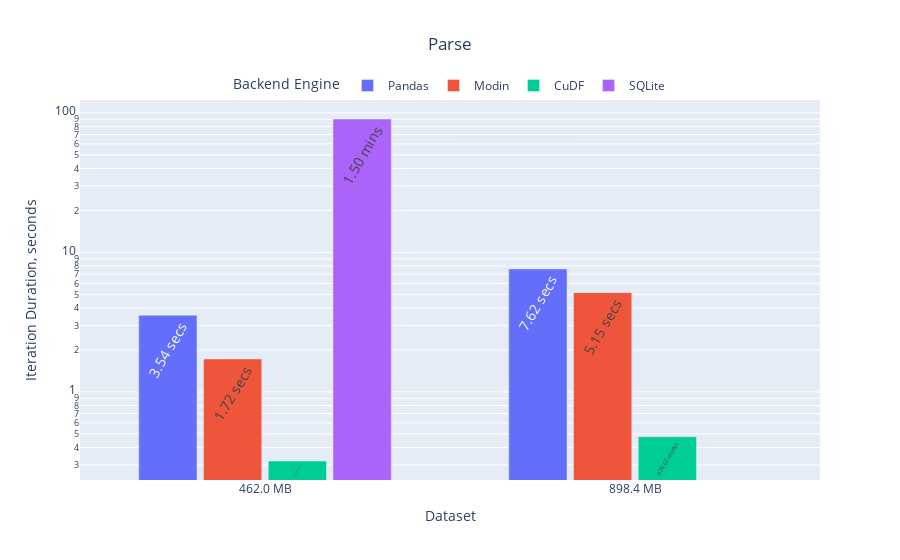
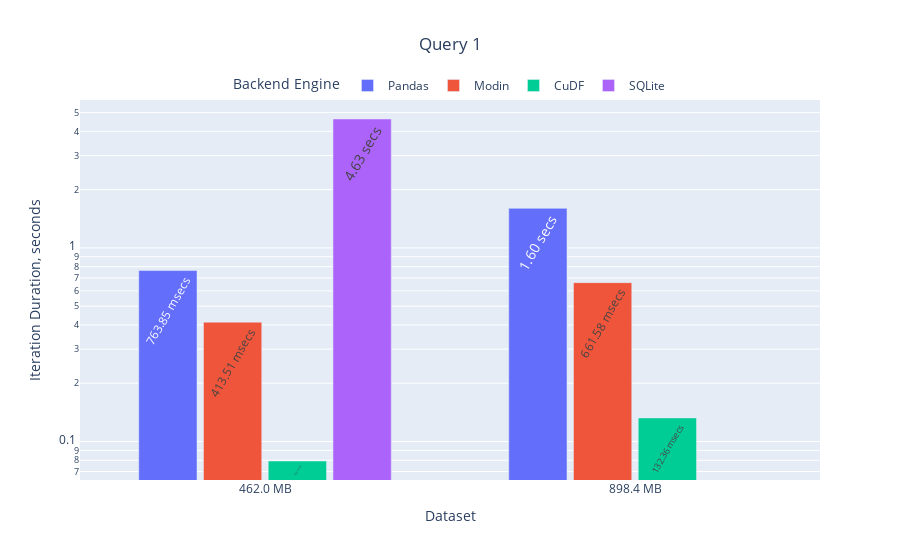
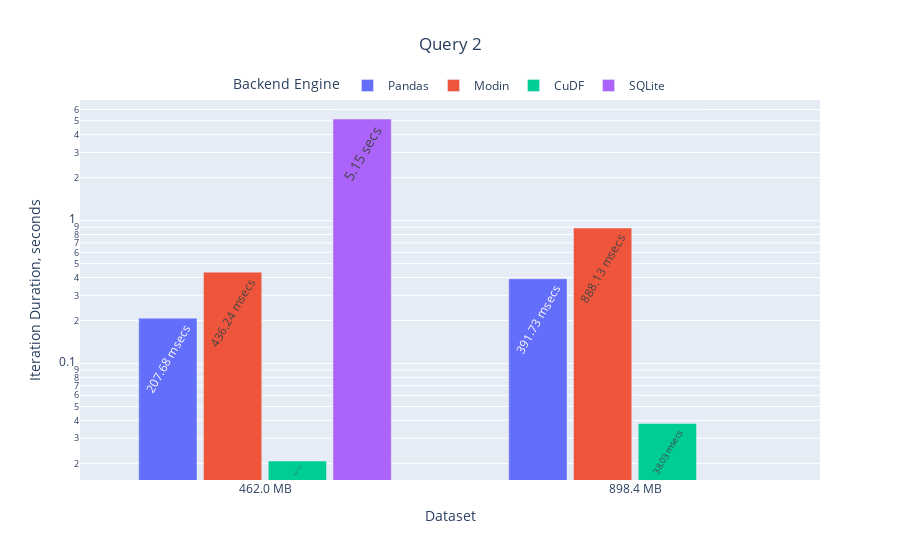
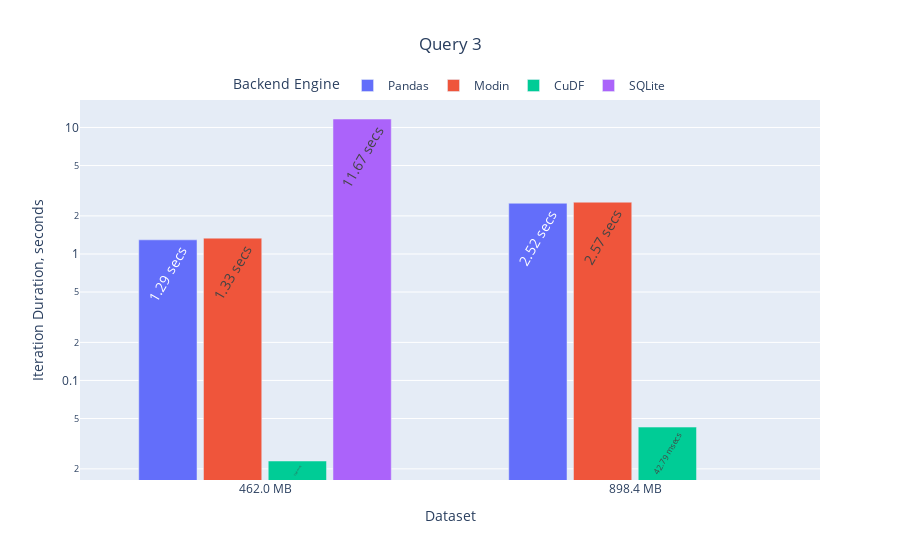

Write notebook code for charts like these, in order.
### Code cell
for name, group in benches.groupby(['Query']):
    if name == 'Close':
        continue

    # Docs:
    # https://plotly.com/python/bar-charts/
    fig = px.bar(
        group, 
        title=name,
        x='Dataset', 
        y='Iteration Duration, seconds',
        color='Backend Engine',
        barmode='group',
        text='Iteration Duration',
        log_y=True,
        # template ='ggplot2',
    )
    fig.update_layout(
        title_x=0.5,
        legend=dict(
            orientation='h',
            yanchor='bottom',
            y=1,
            x=0.5,
            xanchor='center',
        ),
        xaxis=dict(showgrid=False),
        yaxis=dict(showgrid=True),
        # paper_bgcolor='rgba(0,0,0,0)',
        # plot_bgcolor='rgba(0,0,0,0)',
        bargap=0.30,
        bargroupgap=0.10,
    )
    fig.update_traces(
        textfont_size=14,
        textangle=-60, 
        textposition='auto', 
        cliponaxis=False,
    )
    fig.show()

### Figure 1 — Plotly figure (JSON) as saved in the notebook; plotly's stock layout.template omitted (floating-point values rounded to 4 significant figures)
{"data": [{"alignmentgroup": "True", "cliponaxis": false, "hovertemplate": "Backend Engine=Pandas<br>Dataset=%{x}<br>Iteration Duration, seconds=%{y}<br>Iteration Duration=%{text}<extra></extra>", "legendgroup": "Pandas", "marker": {"color": "#636efa", "pattern": {"shape": ""}}, "name": "Pandas", "offsetgroup": "Pandas", "orientation": "v", "showlegend": true, "text": ["3.54 secs", "7.62 secs"], "textangle": -60, "textfont": {"size": 14}, "textposition": "auto", "type": "bar", "x": ["462.0 MB", "898.4 MB"], "xaxis": "x", "y": [3.544, 7.616], "yaxis": "y"}, {"alignmentgroup": "True", "cliponaxis": false, "hovertemplate": "Backend Engine=Modin<br>Dataset=%{x}<br>Iteration Duration, seconds=%{y}<br>Iteration Duration=%{text}<extra></extra>", "legendgroup": "Modin", "marker": {"color": "#EF553B", "pattern": {"shape": ""}}, "name": "Modin", "offsetgroup": "Modin", "orientation": "v", "showlegend": true, "text": ["1.72 secs", "5.15 secs"], "textangle": -60, "textfont": {"size": 14}, "textposition": "auto", "type": "bar", "x": ["462.0 MB", "898.4 MB"], "xaxis": "x", "y": [1.724, 5.15], "yaxis": "y"}, {"alignmentgroup": "True", "cliponaxis": false, "hovertemplate": "Backend Engine=CuDF<br>Dataset=%{x}<br>Iteration Duration, seconds=%{y}<br>Iteration Duration=%{text}<extra></extra>", "legendgroup": "CuDF", "marker": {"color": "#00cc96", "pattern": {"shape": ""}}, "name": "CuDF", "offsetgroup": "CuDF", "orientation": "v", "showlegend": true, "text": ["319.95 msecs", "476.62 msecs"], "textangle": -60, "textfont": {"size": 14}, "textposition": "auto", "type": "bar", "x": ["462.0 MB", "898.4 MB"], "xaxis": "x", "y": [0.32, 0.4766], "yaxis": "y"}, {"alignmentgroup": "True", "cliponaxis": false, "hovertemplate": "Backend Engine=SQLite<br>Dataset=%{x}<br>Iteration Duration, seconds=%{y}<br>Iteration Duration=%{text}<extra></extra>", "legendgroup": "SQLite", "marker": {"color": "#ab63fa", "pattern": {"shape": ""}}, "name": "SQLite", "offsetgroup": "SQLite", "orientation": "v", "showlegend": true, "text": ["1.50 mins"], "textangle": -60, "textfont": {"size": 14}, "textposition": "auto", "type": "bar", "x": ["462.0 MB"], "xaxis": "x", "y": [90.45], "yaxis": "y"}], "layout": {"bargap": 0.3, "bargroupgap": 0.1, "barmode": "group", "legend": {"orientation": "h", "title": {"text": "Backend Engine"}, "tracegroupgap": 0, "x": 0.5, "xanchor": "center", "y": 1, "yanchor": "bottom"}, "title": {"text": "Parse", "x": 0.5}, "xaxis": {"anchor": "y", "domain": [0, 1], "showgrid": false, "title": {"text": "Dataset"}}, "yaxis": {"anchor": "x", "domain": [0, 1], "showgrid": true, "title": {"text": "Iteration Duration, seconds"}, "type": "log"}}}

### Figure 2 — Plotly figure (JSON) as saved in the notebook; plotly's stock layout.template omitted (floating-point values rounded to 4 significant figures)
{"data": [{"alignmentgroup": "True", "cliponaxis": false, "hovertemplate": "Backend Engine=Pandas<br>Dataset=%{x}<br>Iteration Duration, seconds=%{y}<br>Iteration Duration=%{text}<extra></extra>", "legendgroup": "Pandas", "marker": {"color": "#636efa", "pattern": {"shape": ""}}, "name": "Pandas", "offsetgroup": "Pandas", "orientation": "v", "showlegend": true, "text": ["763.85 msecs", "1.60 secs"], "textangle": -60, "textfont": {"size": 14}, "textposition": "auto", "type": "bar", "x": ["462.0 MB", "898.4 MB"], "xaxis": "x", "y": [0.7639, 1.602], "yaxis": "y"}, {"alignmentgroup": "True", "cliponaxis": false, "hovertemplate": "Backend Engine=Modin<br>Dataset=%{x}<br>Iteration Duration, seconds=%{y}<br>Iteration Duration=%{text}<extra></extra>", "legendgroup": "Modin", "marker": {"color": "#EF553B", "pattern": {"shape": ""}}, "name": "Modin", "offsetgroup": "Modin", "orientation": "v", "showlegend": true, "text": ["413.51 msecs", "661.58 msecs"], "textangle": -60, "textfont": {"size": 14}, "textposition": "auto", "type": "bar", "x": ["462.0 MB", "898.4 MB"], "xaxis": "x", "y": [0.4135, 0.6616], "yaxis": "y"}, {"alignmentgroup": "True", "cliponaxis": false, "hovertemplate": "Backend Engine=CuDF<br>Dataset=%{x}<br>Iteration Duration, seconds=%{y}<br>Iteration Duration=%{text}<extra></extra>", "legendgroup": "CuDF", "marker": {"color": "#00cc96", "pattern": {"shape": ""}}, "name": "CuDF", "offsetgroup": "CuDF", "orientation": "v", "showlegend": true, "text": ["79.31 msecs", "132.36 msecs"], "textangle": -60, "textfont": {"size": 14}, "textposition": "auto", "type": "bar", "x": ["462.0 MB", "898.4 MB"], "xaxis": "x", "y": [0.07931, 0.1324], "yaxis": "y"}, {"alignmentgroup": "True", "cliponaxis": false, "hovertemplate": "Backend Engine=SQLite<br>Dataset=%{x}<br>Iteration Duration, seconds=%{y}<br>Iteration Duration=%{text}<extra></extra>", "legendgroup": "SQLite", "marker": {"color": "#ab63fa", "pattern": {"shape": ""}}, "name": "SQLite", "offsetgroup": "SQLite", "orientation": "v", "showlegend": true, "text": ["4.63 secs"], "textangle": -60, "textfont": {"size": 14}, "textposition": "auto", "type": "bar", "x": ["462.0 MB"], "xaxis": "x", "y": [4.634], "yaxis": "y"}], "layout": {"bargap": 0.3, "bargroupgap": 0.1, "barmode": "group", "legend": {"orientation": "h", "title": {"text": "Backend Engine"}, "tracegroupgap": 0, "x": 0.5, "xanchor": "center", "y": 1, "yanchor": "bottom"}, "title": {"text": "Query 1", "x": 0.5}, "xaxis": {"anchor": "y", "domain": [0, 1], "showgrid": false, "title": {"text": "Dataset"}}, "yaxis": {"anchor": "x", "domain": [0, 1], "showgrid": true, "title": {"text": "Iteration Duration, seconds"}, "type": "log"}}}

### Figure 3 — Plotly figure (JSON) as saved in the notebook; plotly's stock layout.template omitted (floating-point values rounded to 4 significant figures)
{"data": [{"alignmentgroup": "True", "cliponaxis": false, "hovertemplate": "Backend Engine=Pandas<br>Dataset=%{x}<br>Iteration Duration, seconds=%{y}<br>Iteration Duration=%{text}<extra></extra>", "legendgroup": "Pandas", "marker": {"color": "#636efa", "pattern": {"shape": ""}}, "name": "Pandas", "offsetgroup": "Pandas", "orientation": "v", "showlegend": true, "text": ["207.68 msecs", "391.73 msecs"], "textangle": -60, "textfont": {"size": 14}, "textposition": "auto", "type": "bar", "x": ["462.0 MB", "898.4 MB"], "xaxis": "x", "y": [0.2077, 0.3917], "yaxis": "y"}, {"alignmentgroup": "True", "cliponaxis": false, "hovertemplate": "Backend Engine=Modin<br>Dataset=%{x}<br>Iteration Duration, seconds=%{y}<br>Iteration Duration=%{text}<extra></extra>", "legendgroup": "Modin", "marker": {"color": "#EF553B", "pattern": {"shape": ""}}, "name": "Modin", "offsetgroup": "Modin", "orientation": "v", "showlegend": true, "text": ["436.24 msecs", "888.13 msecs"], "textangle": -60, "textfont": {"size": 14}, "textposition": "auto", "type": "bar", "x": ["462.0 MB", "898.4 MB"], "xaxis": "x", "y": [0.4362, 0.8881], "yaxis": "y"}, {"alignmentgroup": "True", "cliponaxis": false, "hovertemplate": "Backend Engine=CuDF<br>Dataset=%{x}<br>Iteration Duration, seconds=%{y}<br>Iteration Duration=%{text}<extra></extra>", "legendgroup": "CuDF", "marker": {"color": "#00cc96", "pattern": {"shape": ""}}, "name": "CuDF", "offsetgroup": "CuDF", "orientation": "v", "showlegend": true, "text": ["20.79 msecs", "38.03 msecs"], "textangle": -60, "textfont": {"size": 14}, "textposition": "auto", "type": "bar", "x": ["462.0 MB", "898.4 MB"], "xaxis": "x", "y": [0.02079, 0.03803], "yaxis": "y"}, {"alignmentgroup": "True", "cliponaxis": false, "hovertemplate": "Backend Engine=SQLite<br>Dataset=%{x}<br>Iteration Duration, seconds=%{y}<br>Iteration Duration=%{text}<extra></extra>", "legendgroup": "SQLite", "marker": {"color": "#ab63fa", "pattern": {"shape": ""}}, "name": "SQLite", "offsetgroup": "SQLite", "orientation": "v", "showlegend": true, "text": ["5.15 secs"], "textangle": -60, "textfont": {"size": 14}, "textposition": "auto", "type": "bar", "x": ["462.0 MB"], "xaxis": "x", "y": [5.145], "yaxis": "y"}], "layout": {"bargap": 0.3, "bargroupgap": 0.1, "barmode": "group", "legend": {"orientation": "h", "title": {"text": "Backend Engine"}, "tracegroupgap": 0, "x": 0.5, "xanchor": "center", "y": 1, "yanchor": "bottom"}, "title": {"text": "Query 2", "x": 0.5}, "xaxis": {"anchor": "y", "domain": [0, 1], "showgrid": false, "title": {"text": "Dataset"}}, "yaxis": {"anchor": "x", "domain": [0, 1], "showgrid": true, "title": {"text": "Iteration Duration, seconds"}, "type": "log"}}}

### Figure 4 — Plotly figure (JSON) as saved in the notebook; plotly's stock layout.template omitted (floating-point values rounded to 4 significant figures)
{"data": [{"alignmentgroup": "True", "cliponaxis": false, "hovertemplate": "Backend Engine=Pandas<br>Dataset=%{x}<br>Iteration Duration, seconds=%{y}<br>Iteration Duration=%{text}<extra></extra>", "legendgroup": "Pandas", "marker": {"color": "#636efa", "pattern": {"shape": ""}}, "name": "Pandas", "offsetgroup": "Pandas", "orientation": "v", "showlegend": true, "text": ["1.29 secs", "2.52 secs"], "textangle": -60, "textfont": {"size": 14}, "textposition": "auto", "type": "bar", "x": ["462.0 MB", "898.4 MB"], "xaxis": "x", "y": [1.293, 2.517], "yaxis": "y"}, {"alignmentgroup": "True", "cliponaxis": false, "hovertemplate": "Backend Engine=Modin<br>Dataset=%{x}<br>Iteration Duration, seconds=%{y}<br>Iteration Duration=%{text}<extra></extra>", "legendgroup": "Modin", "marker": {"color": "#EF553B", "pattern": {"shape": ""}}, "name": "Modin", "offsetgroup": "Modin", "orientation": "v", "showlegend": true, "text": ["1.33 secs", "2.57 secs"], "textangle": -60, "textfont": {"size": 14}, "textposition": "auto", "type": "bar", "x": ["462.0 MB", "898.4 MB"], "xaxis": "x", "y": [1.334, 2.566], "yaxis": "y"}, {"alignmentgroup": "True", "cliponaxis": false, "hovertemplate": "Backend Engine=CuDF<br>Dataset=%{x}<br>Iteration Duration, seconds=%{y}<br>Iteration Duration=%{text}<extra></extra>", "legendgroup": "CuDF", "marker": {"color": "#00cc96", "pattern": {"shape": ""}}, "name": "CuDF", "offsetgroup": "CuDF", "orientation": "v", "showlegend": true, "text": ["23.08 msecs", "42.79 msecs"], "textangle": -60, "textfont": {"size": 14}, "textposition": "auto", "type": "bar", "x": ["462.0 MB", "898.4 MB"], "xaxis": "x", "y": [0.02308, 0.04279], "yaxis": "y"}, {"alignmentgroup": "True", "cliponaxis": false, "hovertemplate": "Backend Engine=SQLite<br>Dataset=%{x}<br>Iteration Duration, seconds=%{y}<br>Iteration Duration=%{text}<extra></extra>", "legendgroup": "SQLite", "marker": {"color": "#ab63fa", "pattern": {"shape": ""}}, "name": "SQLite", "offsetgroup": "SQLite", "orientation": "v", "showlegend": true, "text": ["11.67 secs"], "textangle": -60, "textfont": {"size": 14}, "textposition": "auto", "type": "bar", "x": ["462.0 MB"], "xaxis": "x", "y": [11.67], "yaxis": "y"}], "layout": {"bargap": 0.3, "bargroupgap": 0.1, "barmode": "group", "legend": {"orientation": "h", "title": {"text": "Backend Engine"}, "tracegroupgap": 0, "x": 0.5, "xanchor": "center", "y": 1, "yanchor": "bottom"}, "title": {"text": "Query 3", "x": 0.5}, "xaxis": {"anchor": "y", "domain": [0, 1], "showgrid": false, "title": {"text": "Dataset"}}, "yaxis": {"anchor": "x", "domain": [0, 1], "showgrid": true, "title": {"text": "Iteration Duration, seconds"}, "type": "log"}}}
